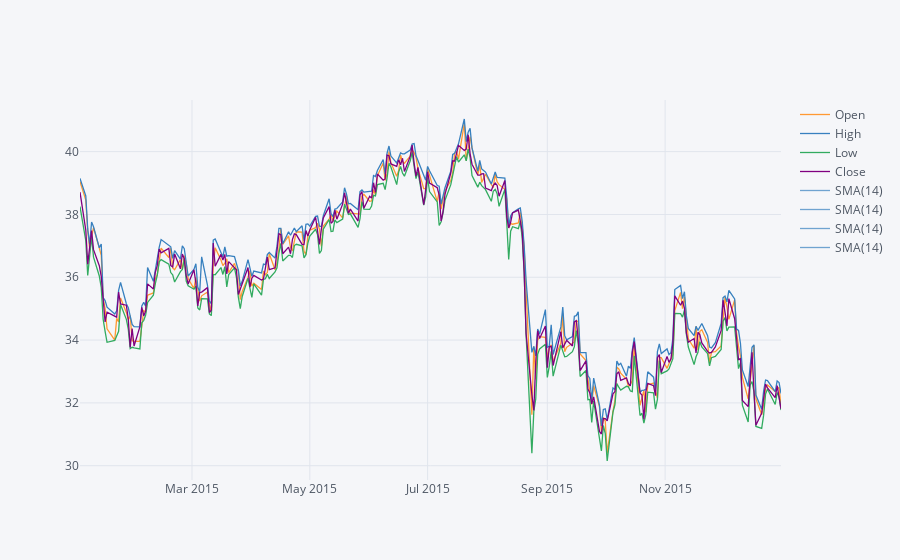

The notebook cell this image was saved under:
### Markdown cell above
** Use .ta_plot(study='sma') to create a Simple Moving Averages plot of Morgan Stanley for the year 2015.**

### Code cell
MS[['Open', 'High', 'Low', 'Close']].loc['2015-01-01' : '2015-12-31'].ta_plot(study = 'sma')

### Figure 1 — Plotly figure (JSON) as saved in the notebook; plotly's stock layout.template omitted (floating-point values rounded to 4 significant figures; data arrays with more than 128 entries replaced by an {"elided": "..."} marker saying what was removed)
{"data": [{"line": {"color": "rgba(255, 153, 51, 1.0)", "dash": "solid", "shape": "linear", "width": 1.3}, "mode": "lines", "name": "Open", "text": "", "type": "scatter", "uid": "427e9f8a-4fd1-49bd-9bad-6d4f3dca2ee6", "x": {"elided": "252 str values"}, "y": {"elided": "252 float values"}}, {"line": {"color": "rgba(55, 128, 191, 1.0)", "dash": "solid", "shape": "linear", "width": 1.3}, "mode": "lines", "name": "High", "text": "", "type": "scatter", "uid": "6fedde7c-1d7e-41db-9f73-5cda7ffd17b6", "x": {"elided": "252 str values"}, "y": {"elided": "252 float values"}}, {"line": {"color": "rgba(50, 171, 96, 1.0)", "dash": "solid", "shape": "linear", "width": 1.3}, "mode": "lines", "name": "Low", "text": "", "type": "scatter", "uid": "fb0548af-19ff-49b7-9b9d-69de379b874f", "x": {"elided": "252 str values"}, "y": {"elided": "252 float values"}}, {"line": {"color": "rgba(128, 0, 128, 1.0)", "dash": "solid", "shape": "linear", "width": 1.3}, "mode": "lines", "name": "Close", "text": "", "type": "scatter", "uid": "01ff1651-ef2c-45da-a4fd-604330273b19", "x": {"elided": "252 str values"}, "y": {"elided": "252 float values"}}, {"line": {"color": "rgba(55, 128, 191, 0.7)", "dash": "solid", "shape": "linear", "width": 1.3}, "mode": "lines", "name": "SMA(14)", "text": "", "type": "scatter", "uid": "cad5a8fa-5cdd-43bc-b28b-974aea5daf88", "x": {"elided": "252 str values"}, "y": {"elided": "252x4 mixed values"}}, {"line": {"color": "rgba(55, 128, 191, 0.7)", "dash": "solid", "shape": "linear", "width": 1.3}, "mode": "lines", "name": "SMA(14)", "text": "", "type": "scatter", "uid": "d24add2d-0e30-4b62-891d-c751e09b59b9", "x": {"elided": "252 str values"}, "y": {"elided": "252x4 mixed values"}}, {"line": {"color": "rgba(55, 128, 191, 0.7)", "dash": "solid", "shape": "linear", "width": 1.3}, "mode": "lines", "name": "SMA(14)", "text": "", "type": "scatter", "uid": "bef9aeaa-087c-4e39-a6e1-b530321ec972", "x": {"elided": "252 str values"}, "y": {"elided": "252x4 mixed values"}}, {"line": {"color": "rgba(55, 128, 191, 0.7)", "dash": "solid", "shape": "linear", "width": 1.3}, "mode": "lines", "name": "SMA(14)", "text": "", "type": "scatter", "uid": "259aaafc-1ab9-4e9f-b24e-6f235441bc78", "x": {"elided": "252 str values"}, "y": {"elided": "252x4 mixed values"}}], "layout": {"legend": {"bgcolor": "#F5F6F9", "font": {"color": "#4D5663"}}, "paper_bgcolor": "#F5F6F9", "plot_bgcolor": "#F5F6F9", "title": {"font": {"color": "#4D5663"}}, "xaxis": {"gridcolor": "#E1E5ED", "showgrid": true, "tickfont": {"color": "#4D5663"}, "title": {"font": {"color": "#4D5663"}, "text": ""}, "zerolinecolor": "#E1E5ED"}, "yaxis": {"gridcolor": "#E1E5ED", "showgrid": true, "tickfont": {"color": "#4D5663"}, "title": {"font": {"color": "#4D5663"}, "text": ""}, "zerolinecolor": "#E1E5ED"}}}
